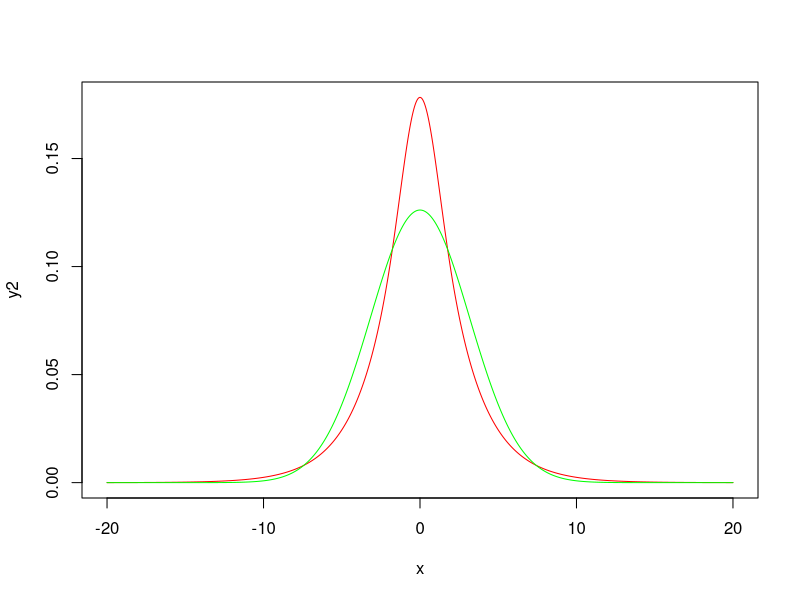

Reproduce this figure in R.
library(ggplot2)
p=0.1

x <- seq(-20,20,by=0.01)
y1 <- dnorm(x,0,1/sqrt(p)) 

rng <- 1:100
rng_rt <- sqrt(rng)
p_arr = (1-p)^(rng-1)
y2 <- rep(0,length(x))
for (i in 1:length(x)) {
  y2[i] = p*sum(p_arr*dnorm(x[i],0,rng_rt))
}
plot(x,y2,type="l",col="red")
lines(x,y1,col="green")